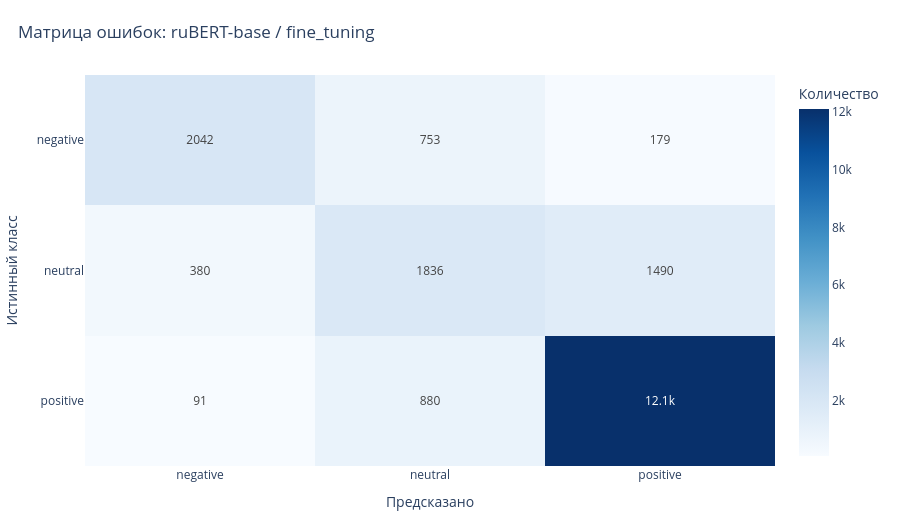

The code cell stored with this chart in its notebook:
### Markdown cell above
### 6.1 Матрица ошибок и classification report

Матрица показывает направления перепутывания классов, а `classification_report` — precision, recall и F1 отдельно для `negative`, `neutral`, `positive`.

### Code cell
best_predictions = best_output["test_predictions"]
plot_confusion_matrix_plotly(test_df[TARGET_COL], best_predictions, title=f"Матрица ошибок: {best_row['model']} / {best_row['approach']}")

report = classification_report(
    test_df[TARGET_COL],
    best_predictions,
    labels=LABEL_ORDER,
    output_dict=True,
    zero_division=0,
)
report_df = pd.DataFrame(report).T.round(4)
display(report_df)

### Figure 1 — Plotly figure (JSON) as saved in the notebook; plotly's stock layout.template omitted (floating-point values rounded to 4 significant figures)
{"data": [{"coloraxis": "coloraxis", "hovertemplate": "Истинный класс: %{y}<br>Предсказано: %{x}<br>Количество: %{z}<extra></extra>", "name": "0", "texttemplate": "%{z}", "type": "heatmap", "x": ["negative", "neutral", "positive"], "xaxis": "x", "y": ["negative", "neutral", "positive"], "yaxis": "y", "z": [[2042, 753, 179], [380, 1836, 1490], [91, 880, 12100]]}], "layout": {"coloraxis": {"colorbar": {"title": {"text": "Количество"}}, "colorscale": [[0, "rgb(247,251,255)"], [0.125, "rgb(222,235,247)"], [0.25, "rgb(198,219,239)"], [0.375, "rgb(158,202,225)"], [0.5, "rgb(107,174,214)"], [0.625, "rgb(66,146,198)"], [0.75, "rgb(33,113,181)"], [0.875, "rgb(8,81,156)"], [1, "rgb(8,48,107)"]]}, "font": {"size": 12}, "height": 520, "legend": {"title": {"text": "Класс"}}, "margin": {"b": 40, "l": 40, "r": 30, "t": 75}, "title": {"text": "Матрица ошибок: ruBERT-base / fine_tuning", "x": 0.02}, "xaxis": {"anchor": "y", "domain": [0, 1], "title": {"text": "Предсказано"}}, "yaxis": {"anchor": "x", "autorange": "reversed", "domain": [0, 1], "title": {"text": "Истинный класс"}}}}
